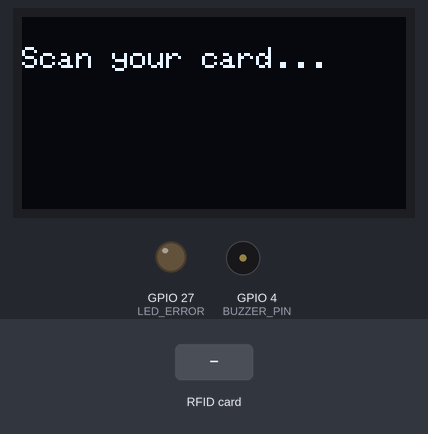
Bench run of a sketch on a simulated ESP32. On the bench: 128×64 one-colour display, output pins drawn as LEDs (lit = HIGH), buzzer (waves = sounding, pin HIGH). The inputs (shaded band) are chosen by the test bench. WiFi joins after 1.5 s; servers stay silent unless stated; uploads are accepted with an empty reply; what the sketch prints to the serial monitor is not drawn.

Above: at 2.9 s.
3.0 s: RFID card 5E 7A 19 C4 held to the reader
At 4.2 s:
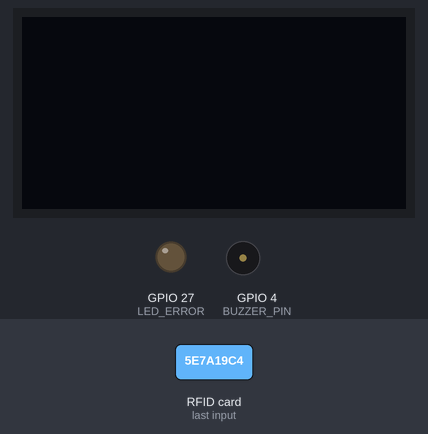
Timing chart, 0 to 6.0 s (numbered marks = the images above; inputs shaded):
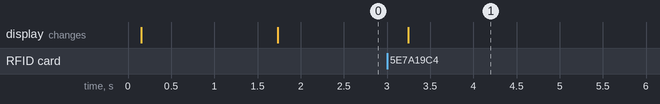

The sketch:

Workingcodeforwifianddataconnection.ino
```cpp
#include <SPI.h>
#include <MFRC522.h>
#include <Wire.h>
#include <Adafruit_GFX.h>
#include <Adafruit_SSD1306.h>
#include <WiFi.h>
#include <HTTPClient.h>

// OLED config
#define SCREEN_WIDTH 128
#define SCREEN_HEIGHT 64
Adafruit_SSD1306 display(SCREEN_WIDTH, SCREEN_HEIGHT, &Wire, -1);

// OLED pins
#define OLED_SDA 16
#define OLED_SCL 17

// RFID config
#define RST_PIN 22
#define SS_PIN  5
MFRC522 rfid(SS_PIN, RST_PIN);

// Buzzer and LED
#define BUZZER_PIN 4
#define LED_ERROR 27

// Wi-Fi credentials
const char* ssid     = "G2-ESP";
const char* password = "cFdwpYxQocnzeD48";

// Server endpoint
const char* server = "141.18.1.124 ";
const int stationNumber = 1;

void buzz() {
  tone(BUZZER_PIN, 1000);
  delay(300);
  noTone(BUZZER_PIN);
}

void setup() {
  Serial.begin(115200);

  pinMode(BUZZER_PIN, OUTPUT);
  pinMode(LED_ERROR, OUTPUT);
  digitalWrite(LED_ERROR, LOW);

  // DIP switch removed for simplicity
  // OLED
  pinMode(OLED_SDA, INPUT_PULLUP);
  pinMode(OLED_SCL, INPUT_PULLUP);
  Wire.begin(OLED_SDA, OLED_SCL);
  delay(100);

  if (!display.begin(SSD1306_SWITCHCAPVCC, 0x3C)) {
    Serial.println("❌ OLED failed");
    digitalWrite(LED_ERROR, HIGH);
    while (true);
  }

  display.clearDisplay();
  display.setTextSize(1);
  display.setCursor(0, 10);
  display.println("Connecting WiFi...");
  display.display();

  // RFID
  SPI.begin();
  rfid.PCD_Init();

  // Wi-Fi
  WiFi.disconnect(true, true);
  WiFi.begin(ssid, password);
  Serial.print("Connecting to Wi-Fi");

  int retries = 0;
  while ((WiFi.status() != WL_CONNECTED || WiFi.localIP().toString() == "0.0.0.0") && retries < 15) {
    delay(500);
    Serial.print(".");
    retries++;
  }

  if (WiFi.status() != WL_CONNECTED || WiFi.localIP().toString() == "0.0.0.0") {
    Serial.println("❌ Wi-Fi failed");
    digitalWrite(LED_ERROR, HIGH);
    display.clearDisplay();
    display.setCursor(0, 10);
    display.setTextSize(1);
    display.println("WiFi FAILED!");
    display.display();
    while (true);
  }

  Serial.println("\n✅ Wi-Fi connected");
  display.clearDisplay();
  display.setCursor(0, 10);
  display.setTextSize(1);
  display.println("Scan your card...");
  display.display();
}

void loop() {
  if (!rfid.PICC_IsNewCardPresent() || !rfid.PICC_ReadCardSerial()) return;

  // UID
  String uidStr = "";
  for (byte i = 0; i < rfid.uid.size; i++) {
    if (rfid.uid.uidByte[i] < 0x10) uidStr += "0";
    uidStr += String(rfid.uid.uidByte[i], HEX);
  }
  uidStr.toLowerCase();
  Serial.println("Card: " + uidStr);

  // HTTP PUT
  HTTPClient http;
  http.begin(server);
  http.addHeader("Content-Type", "application/json");

  String json = "{\"stationNumber\":" + String(stationNumber) + ",\"cardId\":\"" + uidStr + "\"}";
  int httpCode = http.PUT(json);

  bool accessGranted = false;

  if (httpCode > 0) {
    String response = http.getString();
    Serial.println("Server Response: " + response);
    if (response.indexOf("\"success\":true") > 0) {
      accessGranted = true;
    }
  } else {
    Serial.println("HTTP ERROR");
    digitalWrite(LED_ERROR, HIGH);
  }

  display.clearDisplay();
  display.setCursor(0, 10);
  display.setTextSize(2);

  if (accessGranted) {
    display.println("ACCESS");
    display.println("GRANTED");
    buzz();
  }

  display.display();
  delay(3000);

  rfid.PICC_HaltA();
  rfid.PCD_StopCrypto1();

  while (rfid.PICC_IsNewCardPresent() || rfid.PICC_ReadCardSerial()) {
    delay(100);
  }

  digitalWrite(LED_ERROR, LOW);
  display.clearDisplay();
  display.setCursor(0, 10);
  display.setTextSize(1);
  display.println("Scan your card...");
  display.display();
}
```

Measured:
- after the input at 3.0 s, the display: changes after 0.24 s (image 1)
